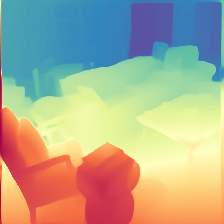

The Python source for this figure:
import argparse
import cv2
import glob
import matplotlib
import numpy as np
import os
import torch

# 添加当前目录到 PYTHONPATH
import sys
sys.path.append(os.path.abspath(os.path.dirname(__file__)))

from tinyvit.dpt import TinyVitDpt


if __name__ == '__main__':
    parser = argparse.ArgumentParser(description='TinyVit Relative Depth Estimation')
    
    parser.add_argument('--img-path', default='rgb_00017.jpg',type=str)
    parser.add_argument('--input-size', type=int, default=224)
    parser.add_argument('--outdir', type=str, default='./vis_depth')
    
    
    parser.add_argument('--pred-only', dest='pred_only', action='store_true', help='only display the prediction')
    parser.add_argument('--grayscale', dest='grayscale', action='store_true', help='do not apply colorful palette')
    
    parser.add_argument('--pretrained-from', type=str, default='exp/tinyvit/latest.pth')

    args = parser.parse_args()
    
    model = TinyVitDpt()
    if args.pretrained_from:
        model.load_state_dict(torch.load(args.pretrained_from, map_location='cpu')['model'])
    model.cuda().eval()
    
    if os.path.isfile(args.img_path):
        if args.img_path.endswith('txt'):
            with open(args.img_path, 'r') as f:
                filenames = f.read().splitlines()
        else:
            filenames = [args.img_path]
    else:
        filenames = glob.glob(os.path.join(args.img_path, '**/*'), recursive=True)
    
    os.makedirs(args.outdir, exist_ok=True)
    
    cmap = matplotlib.colormaps.get_cmap('Spectral_r')
    
    for k, filename in enumerate(filenames):
        print(f'Progress {k+1}/{len(filenames)}: {filename}')
        
        raw_image = cv2.imread(filename)
        
        depth = model.infer_image(raw_image, args.input_size) # (H, W)
        
        depth = np.squeeze(depth,axis=0) # 直接保存为npy文件  224*224

        depth = (depth - depth.min()) / (depth.max() - depth.min()) * 255.0
        depth = depth.astype(np.uint8)
        
        if args.grayscale:
            depth = np.repeat(depth[..., np.newaxis], 3, axis=-1)
        else:
            depth = (cmap(depth)[:, :, :3] * 255)[:, :, ::-1].astype(np.uint8)
        
        if args.pred_only:
            cv2.imwrite(os.path.join(args.outdir, os.path.splitext(os.path.basename(filename))[0] + '.png'), depth)
        else:
            split_region = np.ones((raw_image.shape[0], 50, 3), dtype=np.uint8) * 255
            combined_result = cv2.hconcat([raw_image, split_region, depth])
            
            cv2.imwrite(os.path.join(args.outdir, os.path.splitext(os.path.basename(filename))[0] + '.png'), combined_result)


     
